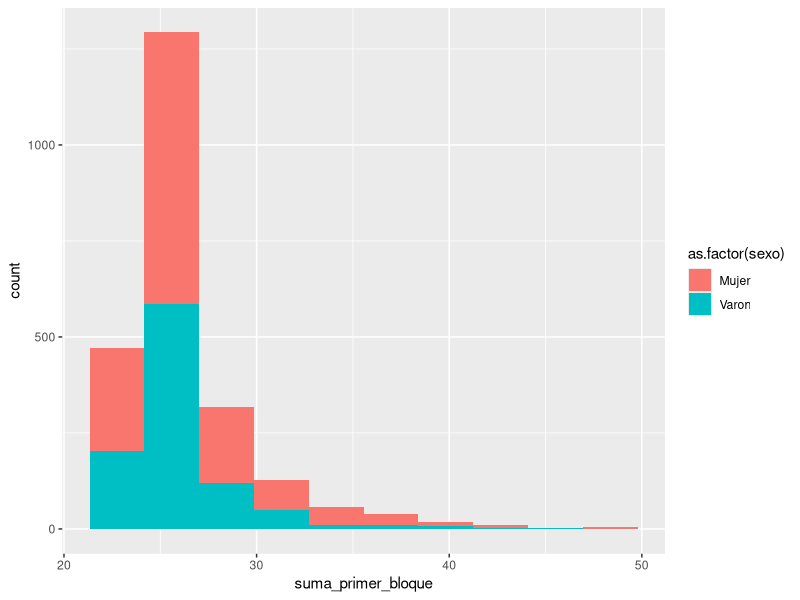
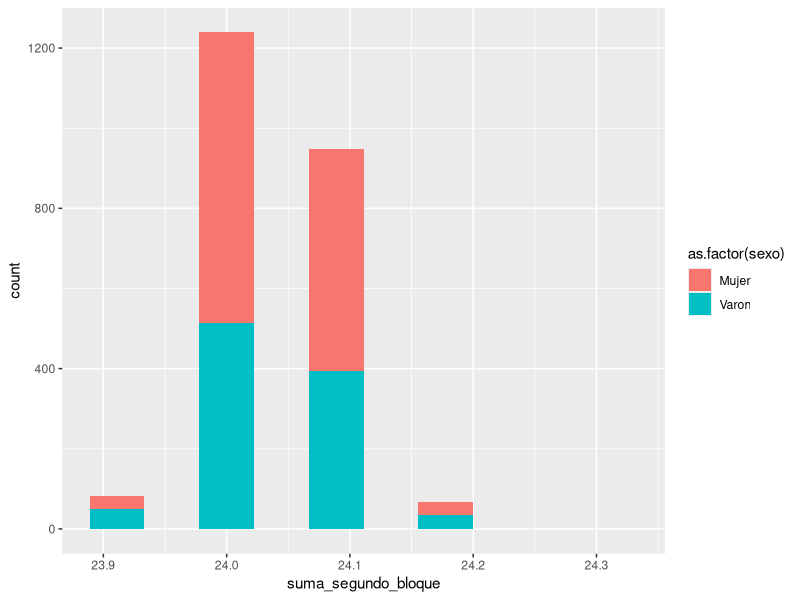

These charts were generated, in order, by the following R code:
## ---- chunk 1
knitr::opts_chunk$set(echo = TRUE)
# Cargar los paquetes necesarios acá
library(dplyr)
library(readr)
library(ggplot2)
## ---- chunk 2
# Código para cargar o leer los datos
base_cruda <- read_csv("datos/encuesta_uso_tiempo_2016.csv", 
    locale = locale(encoding = "windows-1252"))
## ---- chunk 3
#Acá agrego dos variables más para comparar dos grupos de variables que parecen estar duplicadas.
base_con_promedios <- base_cruda %>% 
  mutate(suma_primer_bloque = trabajo_pago + trabajo_domestico_no_pago + voluntariados + estudio_educacion + recreacion + aplicaciones + tareas_cuidados + cuidado_personal) %>% 
  mutate(suma_segundo_bloque = trabajo_pago2 + trabajo_domestico_no_pago2 + voluntariados2 + estudio_educacion2 + recreacion2 + aplicaciones2 + tareas_cuidados2 + cuidado_personal2) 
## ---- chunk 4
filter(base_cruda, quintil_ingreso == "5to quintil")
## ---- chunk 5
base_con_promedios %>% 
    summarise(promedio = mean(suma_primer_bloque))

## ---- chunk 6
base_con_promedios %>% 
    summarise(varianza = var(suma_primer_bloque))
## ---- chunk 7
ggplot(base_con_promedios, aes(suma_primer_bloque)) +
  geom_histogram(bins = 10, aes(fill=as.factor(sexo)))

## ---- chunk 8
base_con_promedios %>% 
    summarise(promedio = mean(suma_segundo_bloque))
## ---- chunk 9
base_con_promedios %>% 
    summarise(varianza = var(suma_segundo_bloque))
## ---- chunk 10
ggplot(base_con_promedios, aes(suma_segundo_bloque)) +
  geom_histogram(bins = 10, aes(fill=as.factor(sexo)))

## ---- chunk 11
#Tiempo dedicado por hombres y mujeres al trabajo no remunerado y tareas de cuidado.
base_cruda %>% 
  group_by(sexo) %>%  
  filter(dia_laborable == "Día laborable") %>% 
  mutate(cuidados_trabajos_no_remunerados = tareas_cuidados + trabajo_domestico_no_pago) %>% 
  summarise("tiempo_de_cuidado+trabajo_no_remunerado" = mean(cuidados_trabajos_no_remunerados))
## ---- chunk 12
#Tiempo dedicado a actividades recreativas de menores de 18 años
base_cruda %>% 
  filter(edad < "19") %>% 
  summarise(tiempo_de_recreación_sub_18 = mean(recreacion))
## ---- chunk 13
#Tiempo dedicado a actividades recreativas de mayores de 18 años empleadas en un día laborable
base_cruda %>% 
  filter(edad > "18", dia_laborable == "Día laborable", estado_ocupacional == "Ocupado") %>%
  summarise("tiempo_de_recreacion_+_18" = mean(recreacion))
## ---- chunk 14
#Promedio de hs. de trabajo pago en hombres
base_cruda %>% 
  group_by(sexo) %>%  
  filter(dia_laborable == "Día laborable") %>% 
  filter(estado_ocupacional == "Ocupado") %>%
  summarise(promedio_hs_trabajo_pago = mean(trabajo_pago))
